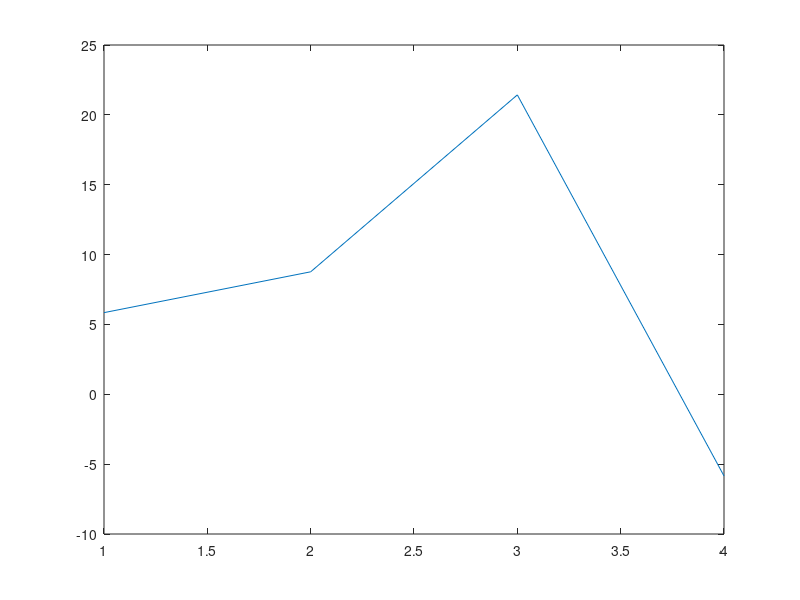

This chart was generated by the following MATLAB code:
clc;
clear all;

% Doppler Velocity Calculation
c = 3*10^8;         %speed of light
frequency = 77e9;   %frequency in Hz

% TODO : Calculate the wavelength
lambda = c / frequency;

% TODO : Define the doppler shifts in Hz using the information from above 
freq_shift = [3e3, 4.5e3, 11e3, -3e3];

% TODO : Calculate the velocity of the targets  fd = 2*vr/lambda

vr = freq_shift*lambda/2;

% TODO: Display results

plot(vr);